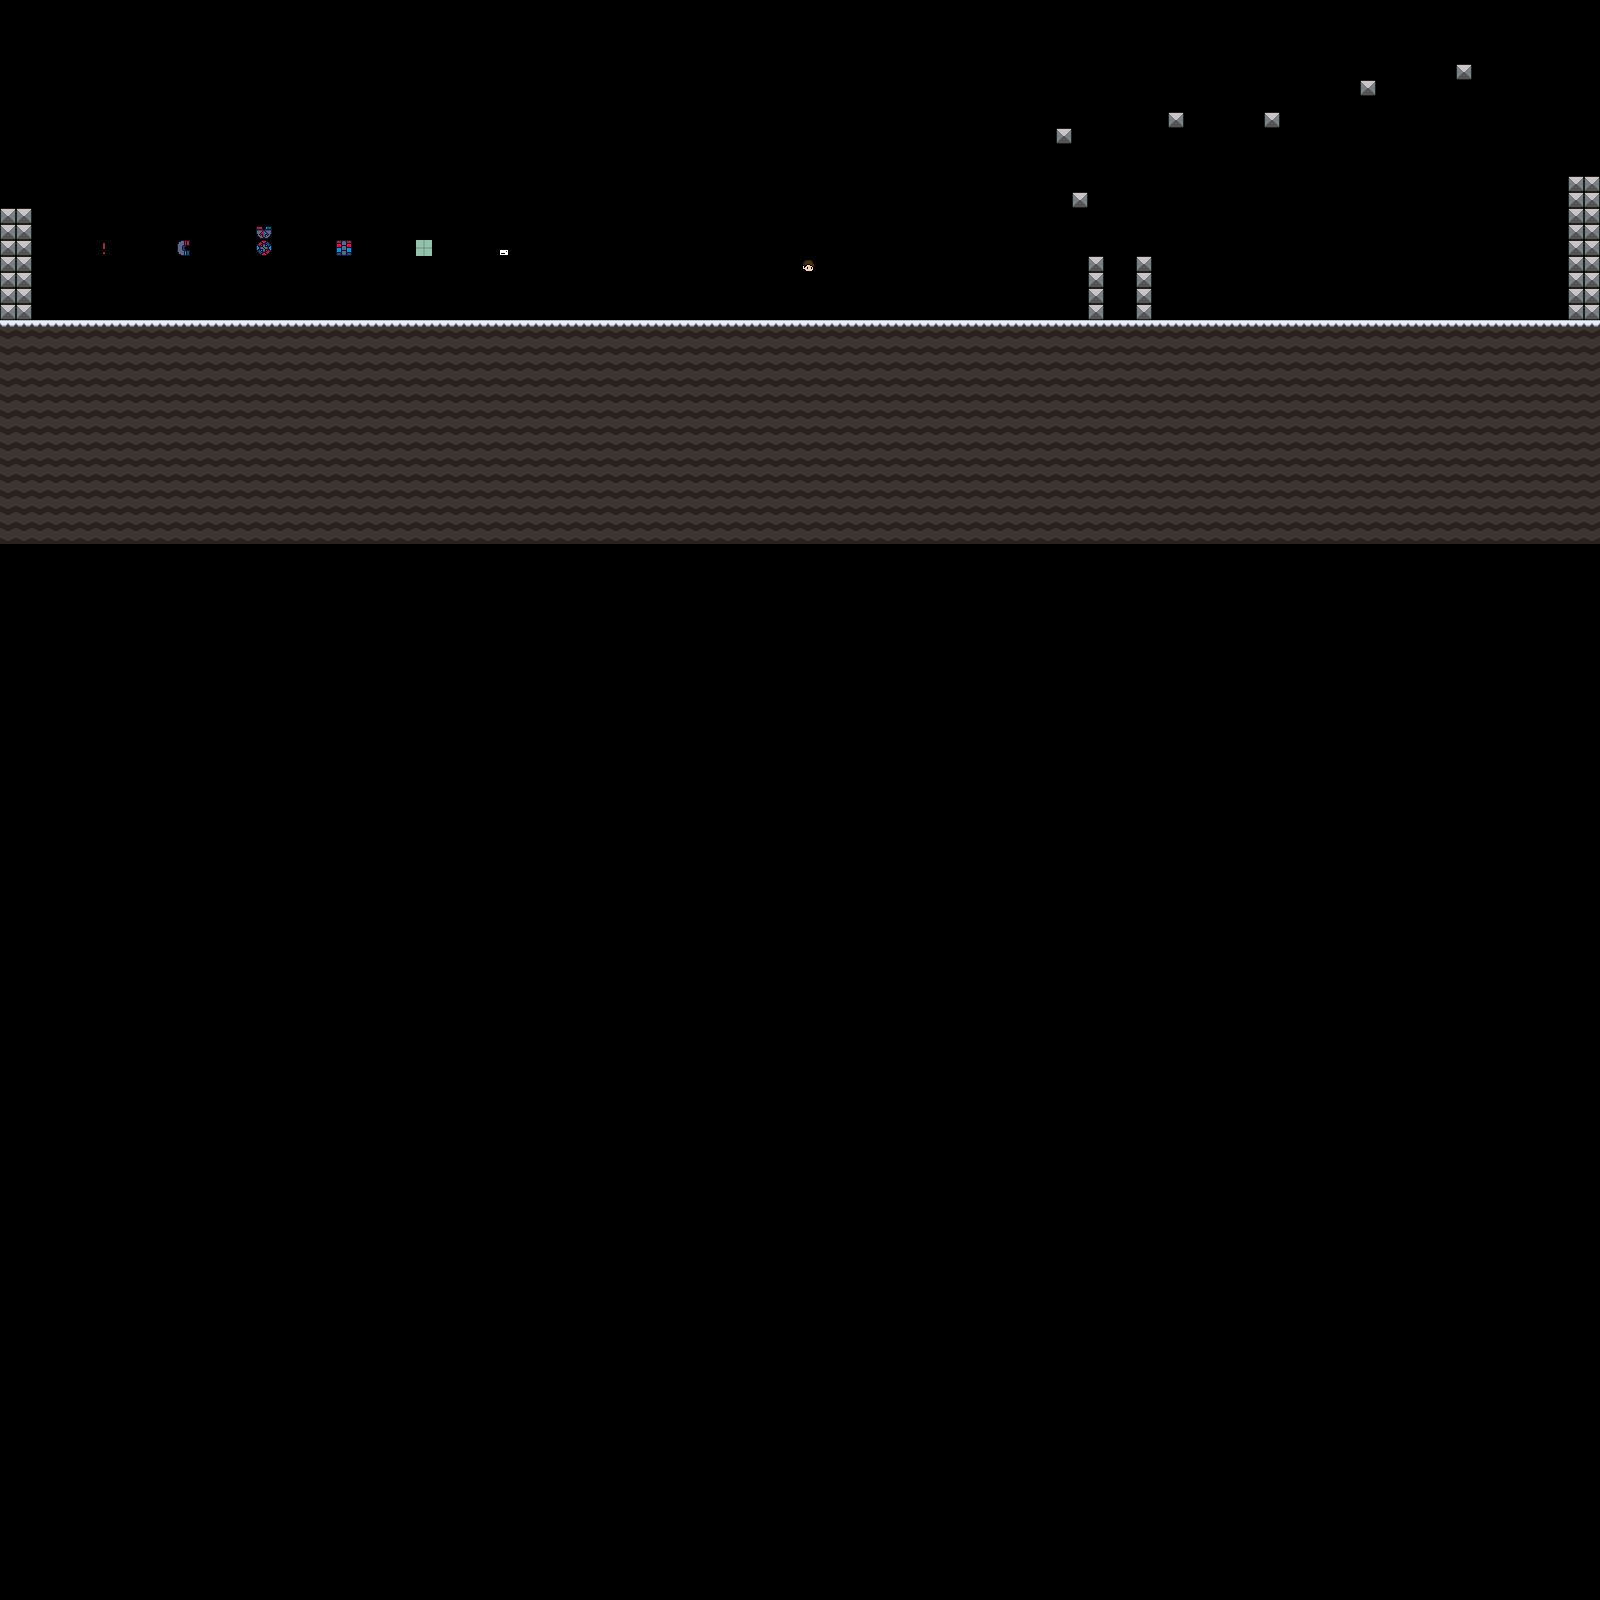

A level layout from a 2D game, rendered from its tile map. Below: a short description, then the map file with tile-grid data replaced by summaries:
An orthogonal 100x100 tile map with 16x16 px tiles, 3 tile layers (back, middle, front) and 34 objects (18x door, 2x graphic).

<map version="1.2" tiledversion="1.2.1" orientation="orthogonal" renderorder="left-up" width="100" height="100" tilewidth="16" tileheight="16" infinite="0" nextlayerid="16" nextobjectid="278">
 <properties>
  <property name="musicPath" value="/assets/sounds/Bubble-Gum-Puzzler-2.mp3" />
  <property name="zoom" type="float" value="4" />
 </properties>
 <tileset firstgid="1" source="tilemap.tsx" />
 <layer id="13" name="back" width="100" height="100">
  <data>[10000 cells, 8 non-empty, 8 distinct tile ids]</data>
 </layer>
 <layer id="14" name="middle" width="100" height="100">
  <data>[10000 cells, 1446 non-empty, 3 distinct tile ids]</data>
 </layer>
 <layer id="15" name="front" width="100" height="100">
  <data>[10000 cells, 0 non-empty, 0 distinct tile ids]</data>
 </layer>
 <objectgroup id="5" name="object">
  <object id="240" name="graphic" x="-32" y="-16" width="946.009" height="437.813">
   <properties>
    <property name="animationName" value="" />
    <property name="animationToPlay" value="" />
    <property name="buttons" value="" />
    <property name="parallax" type="float" value="1" />
    <property name="texture" value=":/decorations/factory-wall.png" />
   </properties>
  </object>
  <object id="241" gid="249" x="96" y="256" width="16" height="16">
   <properties>
    <property name="animationName" value="player" />
    <property name="h" type="float" value="32" />
    <property name="spawnName" value="default" />
    <property name="w" type="float" value="16" />
   </properties>
  </object>
  <object id="243" name="door" x="176" y="288" width="16" height="32">
   <properties>
    <property name="animation" value="insideDoor" />
    <property name="buttons" value="" />
    <property name="targetMap" value=":/maps/test-zipper.tmx" />
    <property name="targetSpawn" value="default" />
   </properties>
  </object>
  <object id="244" name="door" x="96" y="288" width="16" height="32">
   <properties>
    <property name="animation" value="door" />
    <property name="buttons" value="" />
    <property name="targetMap" value="" />
    <property name="targetSpawn" value="default" />
   </properties>
  </object>
  <object id="245" name="door" x="256" y="288" width="16" height="32">
   <properties>
    <property name="animation" value="insideDoor" />
    <property name="buttons" value="" />
    <property name="targetMap" value=":/maps/test-magnets.tmx" />
    <property name="targetSpawn" value="default" />
   </properties>
  </object>
  <object id="246" name="door" x="336" y="288" width="16" height="32">
   <properties>
    <property name="animation" value="insideDoor" />
    <property name="buttons" value="" />
    <property name="targetMap" value=":/maps/test-boxes.tmx" />
    <property name="targetSpawn" value="default" />
   </properties>
  </object>
  <object id="247" name="door" x="416" y="288" width="16" height="32">
   <properties>
    <property name="animation" value="insideDoor" />
    <property name="buttons" value="" />
    <property name="targetMap" value=":/maps/test-graphics.tmx" />
    <property name="targetSpawn" value="default" />
   </properties>
  </object>
  <object id="248" name="door" x="496" y="288" width="16" height="32">
   <properties>
    <property name="animation" value="insideDoor" />
    <property name="buttons" value="" />
    <property name="targetMap" value=":/maps/test-misc.tmx" />
    <property name="targetSpawn" value="default" />
   </properties>
  </object>
  <object id="249" name="door" x="608" y="176" width="80" height="160">
   <properties>
    <property name="animation" value="insideDoor" />
    <property name="buttons" value="" />
    <property name="targetMap" value=":/maps/test-hub.tmx" />
    <property name="targetSpawn" value="big" />
   </properties>
  </object>
  <object id="250" gid="249" x="640" y="144" width="16" height="16">
   <properties>
    <property name="animationName" value="player" />
    <property name="h" type="float" value="160" />
    <property name="spawnName" value="big" />
    <property name="w" type="float" value="80" />
   </properties>
  </object>
  <object id="251" name="door" x="726.333" y="313.667" width="3" height="6">
   <properties>
    <property name="animation" value="insideDoor" />
    <property name="buttons" value="" />
    <property name="targetMap" value=":/maps/test-hub.tmx" />
    <property name="targetSpawn" value="small" />
   </properties>
  </object>
  <object id="252" gid="249" x="720" y="304" width="16" height="16">
   <properties>
    <property name="animationName" value="player" />
    <property name="h" type="float" value="6" />
    <property name="spawnName" value="small" />
    <property name="w" type="float" value="3" />
   </properties>
  </object>
  <object id="253" name="door" x="800" y="288" width="16" height="32">
   <properties>
    <property name="animation" value="door" />
    <property name="buttons" value="" />
    <property name="targetMap" value=":/maps/test-hub.tmx" />
    <property name="targetSpawn" value="story" />
   </properties>
  </object>
  <object id="254" gid="249" x="800" y="272" width="16" height="16">
   <properties>
    <property name="animationName" value="playerStory" />
    <property name="h" type="float" value="32" />
    <property name="spawnName" value="story" />
    <property name="w" type="float" value="16" />
   </properties>
  </object>
  <object id="255" gid="241" x="1025" y="240" width="16" height="16">
   <properties>
    <property name="buttons" value="" />
    <property name="direction" value="left" />
    <property name="h" type="float" value="1" />
    <property name="speed" type="float" value="6" />
    <property name="w" type="float" value="10" />
   </properties>
  </object>
  <object id="256" gid="236" x="1024" y="304" width="16" height="16" />
  <object id="257" name="door" x="1184" y="288" width="16" height="32">
   <properties>
    <property name="animation" value="insideDoor" />
    <property name="buttons" value="" />
    <property name="targetMap" value=":/maps/test-hub.tmx" />
    <property name="targetSpawn" value="multi" />
   </properties>
  </object>
  <object id="259" name="door" x="1232" y="288" width="16" height="32">
   <properties>
    <property name="animation" value="insideDoor" />
    <property name="buttons" value="" />
    <property name="targetMap" value=":/maps/test-hub.tmx" />
    <property name="targetSpawn" value="multi" />
   </properties>
  </object>
  <object id="260" name="door" x="1280" y="288" width="16" height="32">
   <properties>
    <property name="animation" value="insideDoor" />
    <property name="buttons" value="" />
    <property name="targetMap" value=":/maps/test-hub.tmx" />
    <property name="targetSpawn" value="multi" />
   </properties>
  </object>
  <object id="261" name="door" x="1328" y="288" width="16" height="32">
   <properties>
    <property name="animation" value="insideDoor" />
    <property name="buttons" value="" />
    <property name="targetMap" value=":/maps/test-hub.tmx" />
    <property name="targetSpawn" value="multi" />
   </properties>
  </object>
  <object id="262" name="door" x="1376" y="288" width="16" height="32">
   <properties>
    <property name="animation" value="insideDoor" />
    <property name="buttons" value="" />
    <property name="targetMap" value=":/maps/test-hub.tmx" />
    <property name="targetSpawn" value="multi" />
   </properties>
  </object>
  <object id="263" name="door" x="1424" y="288" width="16" height="32">
   <properties>
    <property name="animation" value="insideDoor" />
    <property name="buttons" value="" />
    <property name="targetMap" value=":/maps/test-hub.tmx" />
    <property name="targetSpawn" value="multi" />
   </properties>
  </object>
  </objectgroup>
</map>
<!-- 12 of 34 objects omitted -->
